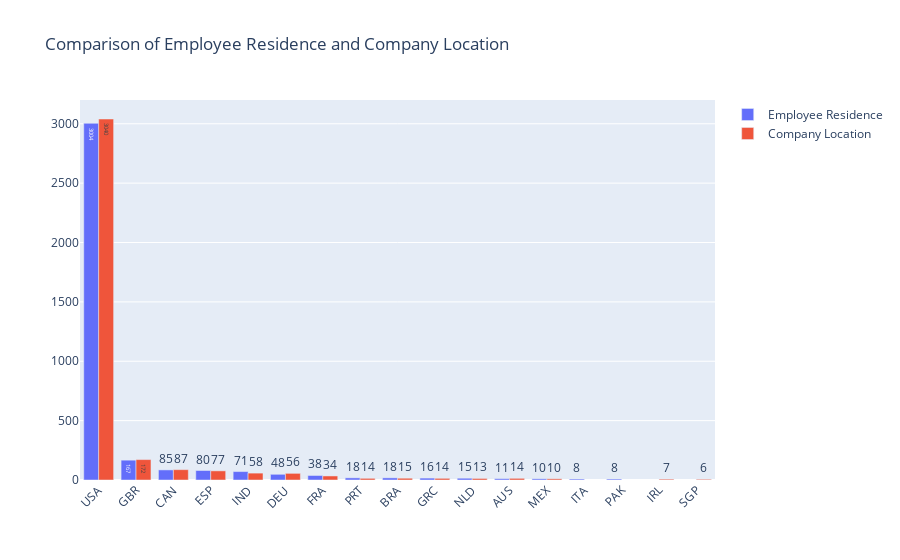

Here is the notebook cell this chart was saved with:
### Markdown cell above
#### In terms of number of employees, USA leads followed by GBR, ESP and then IND.

### Code cell
country = coco.convert(names=df['company_location'], to="ISO3")
df['company_location'] = country
company_location = df['company_location'].value_counts()
top_15_company_location = company_location[:15]

fig = go.Figure(data = [
    go.Bar(name = 'Employee Residence', 
           x = top_15_emp_locations.index, y = top_15_emp_locations.values,
           text = top_15_emp_locations.values),
    go.Bar(name = 'Company Location', x = top_15_company_location.index, 
           y = top_15_company_location.values, text = top_15_company_location.values)])

fig.update_layout(barmode = 'group', xaxis_tickangle = -45,
                  title='Comparison of Employee Residence and Company Location')

fig.show()

### Figure 1 — Plotly figure (JSON) as saved in the notebook; plotly's stock layout.template omitted (floating-point values rounded to 4 significant figures)
{"data": [{"name": "Employee Residence", "text": [3004, 167, 85, 80, 71, 48, 38, 18, 18, 16, 15, 11, 10, 8, 8], "type": "bar", "x": ["USA", "GBR", "CAN", "ESP", "IND", "DEU", "FRA", "PRT", "BRA", "GRC", "NLD", "AUS", "MEX", "ITA", "PAK"], "y": [3004, 167, 85, 80, 71, 48, 38, 18, 18, 16, 15, 11, 10, 8, 8]}, {"name": "Company Location", "text": [3040, 172, 87, 77, 58, 56, 34, 15, 14, 14, 14, 13, 10, 7, 6], "type": "bar", "x": ["USA", "GBR", "CAN", "ESP", "IND", "DEU", "FRA", "BRA", "AUS", "GRC", "PRT", "NLD", "MEX", "IRL", "SGP"], "y": [3040, 172, 87, 77, 58, 56, 34, 15, 14, 14, 14, 13, 10, 7, 6]}], "layout": {"barmode": "group", "title": {"text": "Comparison of Employee Residence and Company Location"}, "xaxis": {"tickangle": -45}}}
